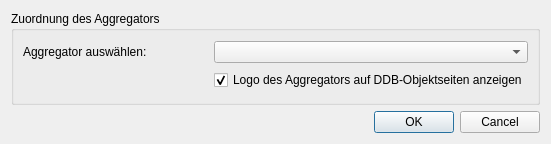
<?xml version="1.0" encoding="UTF-8"?>
<ui version="4.0">
 <class>provider_aggregator_Dialog</class>
 <widget class="QDialog" name="provider_aggregator_Dialog">
  <property name="geometry">
   <rect>
    <x>0</x>
    <y>0</y>
    <width>551</width>
    <height>144</height>
   </rect>
  </property>
  <property name="windowTitle">
   <string>Aggregator-Zuordnung bearbeiten</string>
  </property>
  <layout class="QGridLayout" name="gridLayout">
   <item row="1" column="0" colspan="2">
    <widget class="QDialogButtonBox" name="buttonBox">
     <property name="orientation">
      <enum>Qt::Horizontal</enum>
     </property>
     <property name="standardButtons">
      <set>QDialogButtonBox::Cancel|QDialogButtonBox::Ok</set>
     </property>
    </widget>
   </item>
   <item row="0" column="0" colspan="2">
    <widget class="QGroupBox" name="groupBox">
     <property name="title">
      <string>Zuordnung des Aggregators</string>
     </property>
     <layout class="QGridLayout" name="gridLayout_2">
      <item row="0" column="1">
       <widget class="QComboBox" name="comboBox_aggregator_selection"/>
      </item>
      <item row="0" column="0">
       <widget class="QLabel" name="label">
        <property name="text">
         <string>Aggregator auswählen:</string>
        </property>
       </widget>
      </item>
      <item row="1" column="1">
       <widget class="QCheckBox" name="checkBox_use_aggregator_logo">
        <property name="text">
         <string>Logo des Aggregators auf DDB-Objektseiten anzeigen</string>
        </property>
        <property name="checked">
         <bool>true</bool>
        </property>
       </widget>
      </item>
     </layout>
    </widget>
   </item>
  </layout>
 </widget>
 <resources/>
 <connections>
  <connection>
   <sender>buttonBox</sender>
   <signal>accepted()</signal>
   <receiver>provider_aggregator_Dialog</receiver>
   <slot>accept()</slot>
   <hints>
    <hint type="sourcelabel">
     <x>248</x>
     <y>254</y>
    </hint>
    <hint type="destinationlabel">
     <x>157</x>
     <y>274</y>
    </hint>
   </hints>
  </connection>
  <connection>
   <sender>buttonBox</sender>
   <signal>rejected()</signal>
   <receiver>provider_aggregator_Dialog</receiver>
   <slot>reject()</slot>
   <hints>
    <hint type="sourcelabel">
     <x>316</x>
     <y>260</y>
    </hint>
    <hint type="destinationlabel">
     <x>286</x>
     <y>274</y>
    </hint>
   </hints>
  </connection>
 </connections>
</ui>
